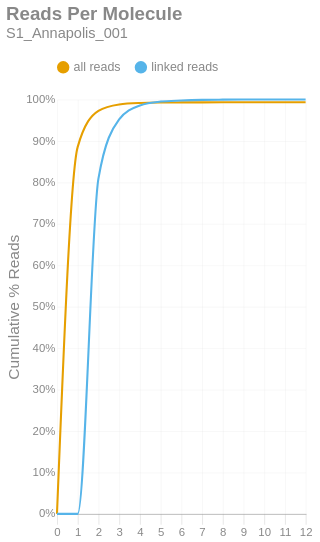

The notebook cell saved with this chart:
### Markdown cell above
### Reads per Molecule
This chart shows the cumulative distribution of the number of reads per linked molecule. That is, how many alignments are associated with a unique molecule. This excludes the number of reads associated with invalid or absent linked-read barcodes. The `linked` histogram is the percentages recalculated when disregarding singletons.

### Code cell
if SKIPLR:
    print_html(f"Skipped")
else:
    counts = np.bincount(valids['reads'].cast(pl.Int64).to_numpy())
    weighted = counts * np.arange(len(counts))
    all_perc = weighted / n_reads
    linked_perc = weighted / n_linked_reads
    linked_perc[1] = 0
    binned_df = pl.DataFrame({
        'readsper': list(range(len(counts))),
        'all reads (cumsum)': np.cumsum(all_perc).tolist(),
        'linked reads (cumsum)': np.cumsum(linked_perc).tolist(),
    })

    with SafeRender(binned_df):
        (
            density_plot(binned_df, 'Reads Per Molecule', samplename, 'readspmol')
            .encode(
                x=alt.X('readsper:O', title=None).axis(labelAngle=0).scale(padding=0),
                y=alt.Y('value:Q', title='Cumulative % Reads').axis(format='%').stack(False),
                color=alt.Color("key:N").scale(domain=["all reads", "linked reads"]),
                tooltip=[
                    alt.Tooltip("key:N", title="Data Type"),
                    alt.Tooltip("readsper:O", title="Reads Per Molecule"),
                    alt.Tooltip("value:Q", format=".2%", title="% Reads (Cum.)")
                ]            
            )
        ).display()

### Figure 1 — Vega-Lite specification as saved in the notebook (floating-point values rounded to 4 significant figures)
{"width": "container", "height": 400, "config": {"title": {"anchor": "start", "dy": -15, "fontSize": 18, "color": "#888888", "subtitleColor": "#888888", "subtitleFontSize": 14}, "arc": {"fill": "#0072B2"}, "axis": {"domainColor": "#888888", "domainWidth": 0.5, "gridWidth": 0.2, "grid": false, "titleFontWeight": 400, "titleFontSize": 15, "labelFontSize": 11, "labelColor": "#888888", "tickColor": "#888888", "tickWidth": 0.2, "titleColor": "#888888"}, "axisBand": {"grid": false}, "axisX": {"grid": true, "tickSize": 10, "domainCap": "round"}, "axisY": {"domain": false, "grid": true, "tickSize": 0, "domainCap": "round"}, "background": "transparent", "header": {"labelFontSize": 15, "labelColor": "#888888", "titleFontSize": 15, "titleFontWeight": 600, "titleColor": "#888888"}, "legend": {"labelFont": "sans-serif", "labelFontSize": 12, "labelColor": "#888888", "symbolSize": 100, "symbolType": "circle", "titleFontSize": 12, "titlePadding": 10, "titleColor": "#888888", "title": null, "orient": "top"}, "range": {"category": ["#E69F00", "#56B4E9", "#009E73", "#F0E442", "#0072B2", "#D55E00", "#CC79A7", "#000000"], "diverging": ["#cfe8f3", "#a2d4ec", "#73bfe2", "#46abdb", "#1696d2", "#12719e"]}, "area": {"fill": "#0072B2", "fillOpacity": 0.7, "line": true, "strokeOpacity": 0.7}, "line": {"color": "#0072B2", "stroke": "#0072B2", "strokeWidth": 2}, "trail": {"color": "#0072B2", "stroke": "#0072B2", "strokeWidth": 0, "size": 1}, "point": {"filled": true, "fillOpacity": 1.0, "size": 95}, "text": {"color": "#888888", "fontSize": 11, "align": "right", "fontWeight": 400, "size": 11}, "bar": {"fill": "#0072B2", "stroke": null}, "view": {"stroke": null, "continuousWidth": 660, "continuousHeight": 400}}, "data": {"name": "data-8f2f8b8884afc777fe7e3d3f2ced3e0c"}, "mark": {"type": "line", "interpolate": "monotone", "point": {"opacity": 0, "size": 275}}, "encoding": {"color": {"field": "key", "scale": {"domain": ["all reads", "linked reads"]}, "type": "nominal"}, "tooltip": [{"field": "key", "title": "Data Type", "type": "nominal"}, {"field": "readsper", "title": "Reads Per Molecule", "type": "ordinal"}, {"field": "value", "format": ".2%", "title": "% Reads (Cum.)", "type": "quantitative"}], "x": {"axis": {"labelAngle": 0}, "field": "readsper", "scale": {"padding": 0}, "title": null, "type": "ordinal"}, "y": {"axis": {"format": "%"}, "field": "value", "stack": false, "title": "Cumulative % Reads", "type": "quantitative"}}, "params": [{"name": "param_c36ac31b6afebe62", "select": {"type": "point", "fields": ["key"]}, "bind": "legend"}], "title": {"text": "Reads Per Molecule", "subtitle": "S1_Annapolis_001"}, "transform": [{"fold": ["all reads (cumsum)", "linked reads (cumsum)"]}, {"calculate": "replace(datum.key, ' (cumsum)', '')", "as": "key"}, {"filter": {"param": "param_c36ac31b6afebe62"}}], "usermeta": {"embedOptions": {"downloadFileName": "S1_Annapolis_001.readspmol"}}, "$schema": "https://vega.github.io/schema/vega-lite/v6.1.0.json", "datasets": {"data-8f2f8b8884afc777fe7e3d3f2ced3e0c": [{"readsper": 0, "all reads (cumsum)": 0.0, "linked reads (cumsum)": 0.0}, {"readsper": 1, "all reads (cumsum)": 0.8856, "linked reads (cumsum)": 0.0}, {"readsper": 2, "all reads (cumsum)": 0.9726, "linked reads (cumsum)": 0.8088}, {"readsper": 3, "all reads (cumsum)": 0.988, "linked reads (cumsum)": 0.9518}, {"readsper": 4, "all reads (cumsum)": 0.9916, "linked reads (cumsum)": 0.9855}, {"readsper": 5, "all reads (cumsum)": 0.9926, "linked reads (cumsum)": 0.9949}, {"readsper": 6, "all reads (cumsum)": 0.9929, "linked reads (cumsum)": 0.9974}, {"readsper": 7, "all reads (cumsum)": 0.993, "linked reads (cumsum)": 0.9989}, {"readsper": 8, "all reads (cumsum)": 0.9931, "linked reads (cumsum)": 0.9995}, {"readsper": 9, "all reads (cumsum)": 0.9931, "linked reads (cumsum)": 0.9999}, {"readsper": 10, "all reads (cumsum)": 0.9932, "linked reads (cumsum)": 1.0}, {"readsper": 11, "all reads (cumsum)": 0.9932, "linked reads (cumsum)": 1.0}, {"readsper": 12, "all reads (cumsum)": 0.9932, "linked reads (cumsum)": 1.0}]}}
